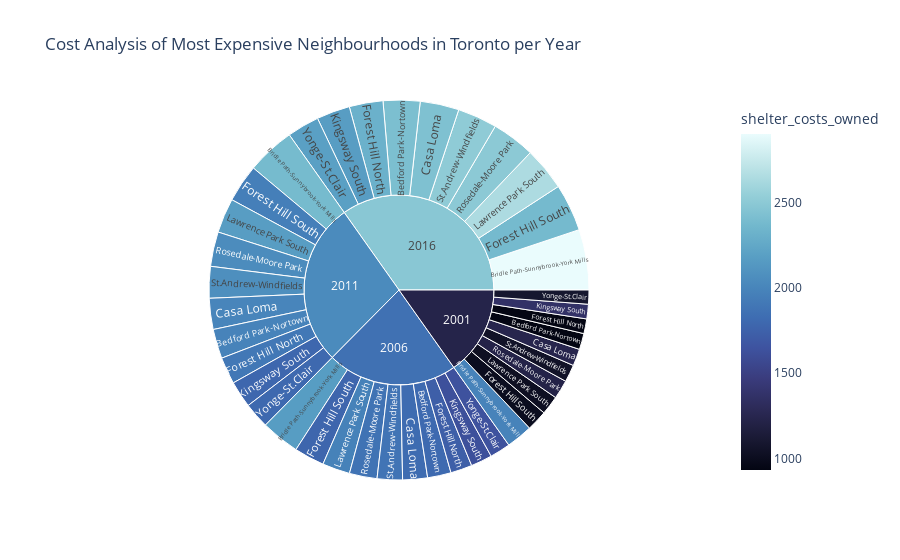

The notebook cell saved with this chart:
### Code cell
# Create the sunburst chart

fig =px.sunburst(
    highest_neighbourhood_value,
    path = ['year', 'neighbourhood'],
    hover_data = ['shelter_costs_rented'],
    values='average_house_value',
    color = 'shelter_costs_owned',
    color_continuous_scale = 'ice',
    title = 'Cost Analysis of Most Expensive Neighbourhoods in Toronto per Year'
)

fig.show()

### Figure 1 — Plotly figure (JSON) as saved in the notebook; plotly's stock layout.template omitted (floating-point values rounded to 4 significant figures)
{"data": [{"branchvalues": "total", "customdata": [[1491, 933], [1020, 1808], [1124, 1988], [1385, 2418], [1790, 1983], [2167, 2170], [2388, 2387], [2942, 2903], [1500, 1241], [1356, 1819], [1494, 2001], [1841, 2434], [1428, 940], [1027, 1731], [1132, 1904], [1395, 2316], [1469, 1001], [1094, 1781], [1206, 1959], [1486, 2383], [1340, 1362], [1488, 1625], [1640, 1787], [2020, 2173], [1630, 1021], [1116, 1977], [1230, 2174], [1515, 2644], [1540, 1219], [1332, 1868], [1468, 2054], [1809, 2498], [1551, 1055], [1152, 1881], [1270, 2069], [1565, 2516], [1351, 1091], [1192, 1638], [1314, 1802], [1619, 2192], ["(?)", 1225.0], ["(?)", 1856.0], ["(?)", 2041.0], ["(?)", 2483.0]], "domain": {"x": [0, 1], "y": [0, 1]}, "hovertemplate": "labels=%{label}<br>average_house_value=%{value}<br>parent=%{parent}<br>id=%{id}<br>shelter_costs_rented=%{customdata[0]}<br>shelter_costs_owned=%{color}<extra></extra>", "ids": ["2001/Bedford Park-Nortown", "2006/Bedford Park-Nortown", "2011/Bedford Park-Nortown", "2016/Bedford Park-Nortown", "2001/Bridle Path-Sunnybrook-York Mills", "2006/Bridle Path-Sunnybrook-York Mills", "2011/Bridle Path-Sunnybrook-York Mills", "2016/Bridle Path-Sunnybrook-York Mills", "2001/Casa Loma", "2006/Casa Loma", "2011/Casa Loma", "2016/Casa Loma", "2001/Forest Hill North", "2006/Forest Hill North", "2011/Forest Hill North", "2016/Forest Hill North", "2001/Forest Hill South", "2006/Forest Hill South", "2011/Forest Hill South", "2016/Forest Hill South", "2001/Kingsway South", "2006/Kingsway South", "2011/Kingsway South", "2016/Kingsway South", "2001/Lawrence Park South", "2006/Lawrence Park South", "2011/Lawrence Park South", "2016/Lawrence Park South", "2001/Rosedale-Moore Park", "2006/Rosedale-Moore Park", "2011/Rosedale-Moore Park", "2016/Rosedale-Moore Park", "2001/St.Andrew-Windfields", "2006/St.Andrew-Windfields", "2011/St.Andrew-Windfields", "2016/St.Andrew-Windfields", "2001/Yonge-St.Clair", "2006/Yonge-St.Clair", "2011/Yonge-St.Clair", "2016/Yonge-St.Clair", "2001", "2006", "2011", "2016"], "labels": ["Bedford Park-Nortown", "Bedford Park-Nortown", "Bedford Park-Nortown", "Bedford Park-Nortown", "Bridle Path-Sunnybrook-York Mills", "Bridle Path-Sunnybrook-York Mills", "Bridle Path-Sunnybrook-York Mills", "Bridle Path-Sunnybrook-York Mills", "Casa Loma", "Casa Loma", "Casa Loma", "Casa Loma", "Forest Hill North", "Forest Hill North", "Forest Hill North", "Forest Hill North", "Forest Hill South", "Forest Hill South", "Forest Hill South", "Forest Hill South", "Kingsway South", "Kingsway South", "Kingsway South", "Kingsway South", "Lawrence Park South", "Lawrence Park South", "Lawrence Park South", "Lawrence Park South", "Rosedale-Moore Park", "Rosedale-Moore Park", "Rosedale-Moore Park", "Rosedale-Moore Park", "St.Andrew-Windfields", "St.Andrew-Windfields", "St.Andrew-Windfields", "St.Andrew-Windfields", "Yonge-St.Clair", "Yonge-St.Clair", "Yonge-St.Clair", "Yonge-St.Clair", "2001", "2006", "2011", "2016"], "marker": {"coloraxis": "coloraxis", "colors": [933, 1808, 1988, 2418, 1983, 2170, 2387, 2903, 1241, 1819, 2001, 2434, 940, 1731, 1904, 2316, 1001, 1781, 1959, 2383, 1362, 1625, 1787, 2173, 1021, 1977, 2174, 2644, 1219, 1868, 2054, 2498, 1055, 1881, 2069, 2516, 1091, 1638, 1802, 2192, 1225.0, 1856.0, 2041.0, 2483.0]}, "name": "", "parents": ["2001", "2006", "2011", "2016", "2001", "2006", "2011", "2016", "2001", "2006", "2011", "2016", "2001", "2006", "2011", "2016", "2001", "2006", "2011", "2016", "2001", "2006", "2011", "2016", "2001", "2006", "2011", "2016", "2001", "2006", "2011", "2016", "2001", "2006", "2011", "2016", "2001", "2006", "2011", "2016", "", "", "", ""], "type": "sunburst", "values": [565304, 826963, 1034387, 1295007, 927466, 1356757, 1697067, 2124653, 596077, 871981, 1090696, 1365503, 517466, 756983, 946854, 1185419, 726664, 1063011, 1329642, 1664653, 512334, 749476, 937464, 1173663, 664712, 972384, 1216283, 1522732, 664476, 972039, 1215852, 1522193, 607040, 888017, 1110755, 1390616, 494098, 722799, 904096, 1131888, 6275637, 9180410, 11483096, 14376327]}], "layout": {"autosize": true, "coloraxis": {"colorbar": {"title": {"text": "shelter_costs_owned"}}, "colorscale": [[0, "rgb(3, 5, 18)"], [0.09091, "rgb(25, 25, 51)"], [0.1818, "rgb(44, 42, 87)"], [0.2727, "rgb(58, 60, 125)"], [0.3636, "rgb(62, 83, 160)"], [0.4545, "rgb(62, 109, 178)"], [0.5455, "rgb(72, 134, 187)"], [0.6364, "rgb(89, 159, 196)"], [0.7273, "rgb(114, 184, 205)"], [0.8182, "rgb(149, 207, 216)"], [0.9091, "rgb(192, 229, 232)"], [1, "rgb(234, 252, 253)"]]}, "legend": {"tracegroupgap": 0}, "title": {"text": "Cost Analysis of Most Expensive Neighbourhoods in Toronto per Year"}}}
